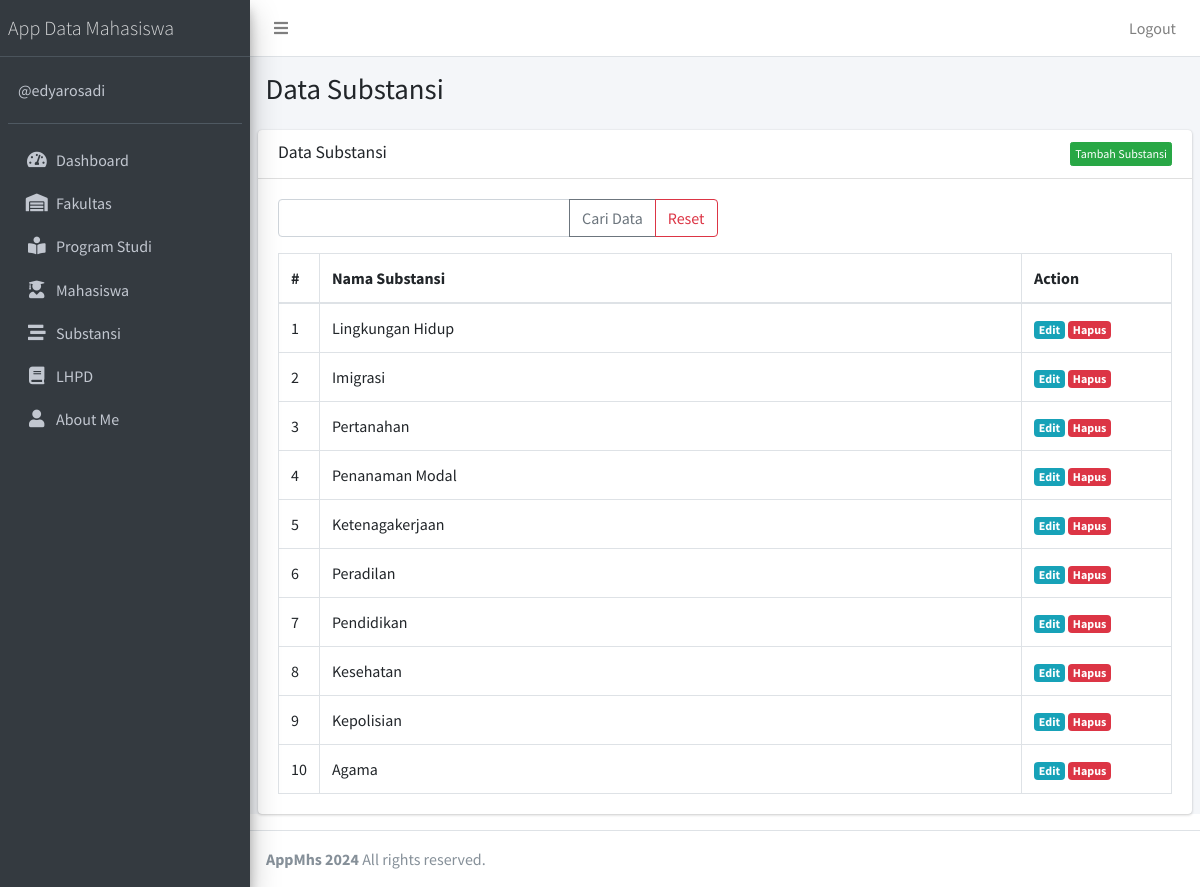
/substansi (signed in), run on the app's committed database.
### tables this page shows
CREATE TABLE `substansi` (
  `id` int NOT NULL,
  `nama_substansi` varchar(100) DEFAULT NULL
);

### app/core/Controller.php (called while the page is built, shortened)
<?php
class Controller
{
    public function view($view, $data = [])
    {
        require_once '../app/views/' . $view . '.php';
    }
    public function model($model)
    {
        return new $model;
    }
}

### app/controllers/Substansi.php (called while the page is built, shortened)
<?php
class Substansi extends Controller
{
    public function index()
    {
        $data['title'] = 'Data Substansi';
        $data['substansi'] = $this->model('SubstansiModel')->getAllSubstansi();
        $this->view('substansi/index', $data);
    }
}

### app/core/App.php (called while the page is built, shortened)
<?php
class App
{
    protected $method = 'index';
    protected $params = [];
    public function __construct()
    {
        $this->controller = new $this->controller;
        call_user_func_array([$this->controller, $this->method], $this->params);
    }
}

### public/index.php (called while the page is built, shortened)
<?php
$app = new App;

### app/core/Database.php (called while the page is built, shortened)
<?php
class Database
{
    private $host = DB_HOST;
    private $user = DB_USER;
    private $pass = DB_PASS;
    private $dbnm = DB_NAME;
    private $dbh;
    private $stmt;
    public function __construct()
    {
        $dsn = 'mysql:host=' . $this->host . ';dbname=' . $this->dbnm;
        $option = [
            PDO::ATTR_PERSISTENT => true,
            PDO::ATTR_ERRMODE => PDO::ERRMODE_EXCEPTION
        ];
        try {
            $this->dbh = new PDO($dsn, $this->user, $this->pass, $option);
        } catch (PDOException $e) {
            die($e->getMessage());
        }
    }
    public function query($query)
    {
        $this->stmt = $this->dbh->prepare($query);
    }
    public function execute()
    {
        $this->stmt->execute();
    }
    public function resultSet()
    {
        $this->execute();
        return $this->stmt->fetchAll(PDO::FETCH_ASSOC);
    }
}

### app/models/SubstansiModel.php (called while the page is built, shortened)
<?php
class SubstansiModel
{
    private $table = 'substansi';
    private $db;
    public function __construct()
    {
        $this->db = new Database;
    }
    public function getAllSubstansi()
    {
        $this->db->query('SELECT * FROM ' . $this->table);
        return $this->db->resultSet();
    }
}

### app/views/substansi/index.php (the view, shortened to what this page needs)
<div class="content-wrapper">
    <section class="content-header">
        <div class="container-fluid">
            <div class="row mb-2">
                <div class="col-sm-6">
                    <h1><?= $data['title']; ?></h1>
                </div>
            </div>
        </div>
    </section>
    <section class="content">
        <div class="card">
            <div class="card-header">
                <h3 class="card-title"><?= $data['title'] ?></h3> <a href="<?= base_url; ?>/substansi/tambah" class="btn float-right btn-xs btn btn-success">Tambah Substansi</a>
            </div>
            <div class="card-body">
                <form action="<?= base_url; ?>/substansi/cari" method="post">
                    <div class="row mb-3">
                        <div class="col-lg-6">
                            <div class="input-group">
                                <input type="text" class="form-control" placeholder="" name="key">
                                <div class="input-group-append">
                                    <button class="btn btn-outline-secondary" type="submit">Cari Data</button>
                                    <a class="btn btn-outline-danger" href="<?= base_url; ?>/substansi">Reset</a>
                                </div>
                            </div>
                        </div>
                    </div>
                </form>
                <table class="table table-bordered">
                    <thead>
                        <tr>
                            <th style="width: 10px">#</th>
                            <th>Nama Substansi</th>
                            <th style="width: 150px">Action</th>
                        </tr>
                    </thead>
                    <tbody>
                        <?php $no = 1; ?>
                        <?php foreach ($data['substansi'] as $row) : ?>
                            <tr>
                                <td><?= $no; ?></td>
                                <td><?= $row['nama_substansi']; ?></td>
                                <td>
                                    <a href="<?= base_url; ?>/substansi/edit/<?= $row['id'] ?>" class="badge badge-info">Edit</a>
                                    <a href="<?= base_url; ?>/substansi/hapus/<?= $row['id'] ?>" class="badge badge-danger" onclick="return confirm('Hapus data?');">Hapus</a>
                                </td>
                            </tr>
                        <?php $no++;
                        endforeach; ?>
                    </tbody>
                </table>
            </div>
        </div>
    </section>
</div>

### data on the page
substansi: nama_substansi "Lingkungan Hidup"
substansi: nama_substansi "Imigrasi"
substansi: nama_substansi "Pertanahan"
substansi: nama_substansi "Penanaman Modal"
substansi: nama_substansi "Ketenagakerjaan"
substansi: nama_substansi "Peradilan"
substansi: nama_substansi "Pendidikan"
substansi: nama_substansi "Kesehatan"
substansi: nama_substansi "Kepolisian"
substansi: nama_substansi "Agama"

### other printed values
$data['title'] "Data Substansi"
